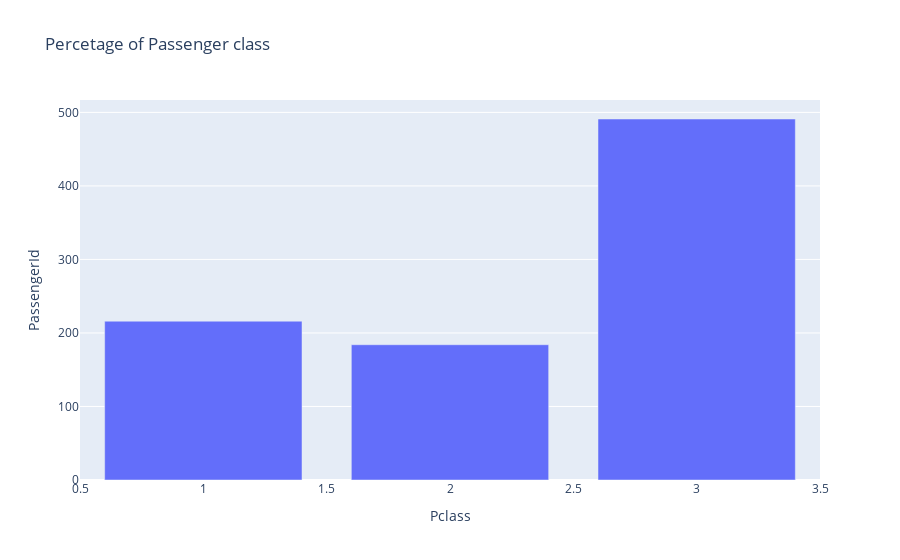

Notebook source saved alongside this figure:
### Code cell
# plotly Express
fig = px.bar(df_class,
            x='Pclass',
            y='PassengerId',
            title='Percetage of Passenger class')
fig.show()

### Figure 1 — Plotly figure (JSON) as saved in the notebook; plotly's stock layout.template omitted (floating-point values rounded to 4 significant figures)
{"data": [{"alignmentgroup": "True", "hovertemplate": "Pclass=%{x}<br>PassengerId=%{y}<extra></extra>", "legendgroup": "", "marker": {"color": "#636efa", "pattern": {"shape": ""}}, "name": "", "offsetgroup": "", "orientation": "v", "showlegend": false, "textposition": "auto", "type": "bar", "x": [1, 2, 3], "xaxis": "x", "y": [216, 184, 491], "yaxis": "y"}], "layout": {"barmode": "relative", "legend": {"tracegroupgap": 0}, "title": {"text": "Percetage of Passenger class"}, "xaxis": {"anchor": "y", "domain": [0, 1], "title": {"text": "Pclass"}}, "yaxis": {"anchor": "x", "domain": [0, 1], "title": {"text": "PassengerId"}}}}
